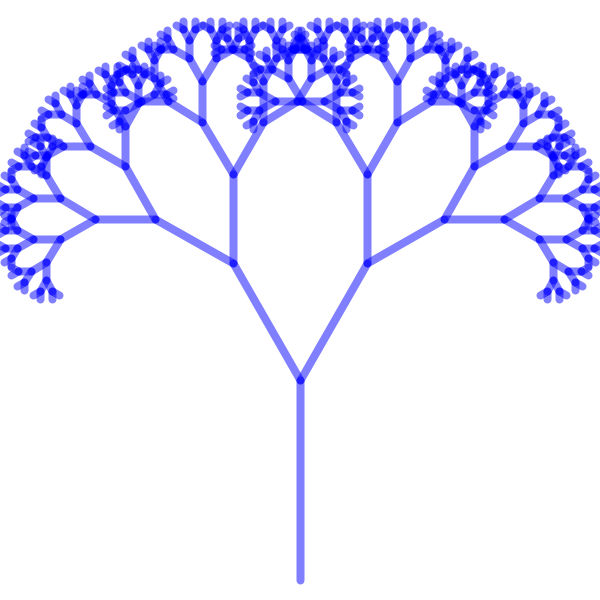
Frame 1 (no input)
Frame 60 (the mouse pressed at the canvas centre just before this capture): identical to frame 1, image omitted
Frame 120 (the mouse held since frame 60 and released just before this capture): identical to frame 1, image omitted

The Processing sketch that drew this single still picture (run headless with seeded random() and noise(); from frame 60 on, the mouse is pressed at the canvas centre):

// Processing sketch: FractalTree_6
// ── FractalTree_6.pde
FTree myTree ;

void setup()
{
  size(600,600);
  background(255);
  stroke(0,0,255,128);
  strokeWeight(2);
  
  myTree = new FTree(PI/6,8);
  myTree.show();
}

void draw()
{
}

// ── MyTree.pde
class FTree
{
  float angle;
  int levels ;  

  float len = height/3;

  float sX = width/2;
  float sY = height-20;

  float eX = width/2;
  float eY = sY - len;

  FTree(float angle, int levels)
  {
    this.angle =  angle;
    this.levels = levels;
  }

  void show()
  {
    strokeWeight(levels);
    stroke(0, 0, 255, 128);
    line(sX, sY, eX, eY);
    drawBranches(eX, eY, len, levels);
  }

  void drawBranches(float _eX, float _eY, float _len, int i)
  { 
    if (i>0)
    {
      translate(_eX, _eY);
      if (i==levels)
      {
        rotate(-PI+angle);
      } else
      {
        rotate(angle);
      }
      line(0, 0, 0, _len*0.67);
      pushMatrix();
      drawBranches(0, _len*0.67,  _len*0.67,  --i);
      popMatrix();
      translate(0,0);
      rotate(-2*angle);
      line(0,0,0,_len*0.67);
          
      pushMatrix();
      drawBranches(0, _len*0.67,  _len*0.67,  i--);
      popMatrix();
    }
  }
}//Class END
